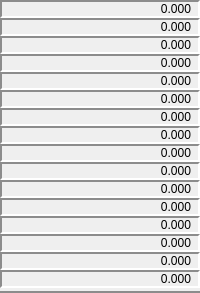
       <widget class="QWidget" name="widget_7" native="true">
        <property name="styleSheet">
         <string notr="true">border-left: 0px solid rgb(192,192,192);
border-bottom: 2px solid rgb(140,140,140);
border-top: 0px solid rgb(192,192,192);
border-right: 0px solid rgb(192,192,192);</string>
        </property>
        <layout class="QVBoxLayout" name="verticalLayout_3" stretch="1,1,1,1,1,1,1,1,1,1,1,1,1,1,1,1">
         <property name="spacing">
          <number>0</number>
         </property>
         <property name="leftMargin">
          <number>0</number>
         </property>
         <property name="topMargin">
          <number>0</number>
         </property>
         <property name="rightMargin">
          <number>0</number>
         </property>
         <property name="bottomMargin">
          <number>5</number>
         </property>
         <item>
          <widget class="QLabel" name="Lab_One_One">
           <property name="styleSheet">
            <string notr="true">border-left: 2px solid rgb(140,140,140);
border-bottom: 2px solid white;
border-top: 2px solid rgb(140,140,140);
border-right: 2px solid white;</string>
           </property>
           <property name="text">
            <string>0.000</string>
           </property>
           <property name="alignment">
            <set>Qt::AlignRight|Qt::AlignTrailing|Qt::AlignVCenter</set>
           </property>
           <property name="indent">
            <number>7</number>
           </property>
          </widget>
         </item>
         <item>
          <widget class="QLabel" name="Lab_Two_One">
           <property name="styleSheet">
            <string notr="true">border-left: 2px solid rgb(140,140,140);
border-bottom: 2px solid white;
border-top: 2px solid rgb(140,140,140);
border-right: 2px solid white;</string>
           </property>
           <property name="text">
            <string>0.000</string>
           </property>
           <property name="alignment">
            <set>Qt::AlignRight|Qt::AlignTrailing|Qt::AlignVCenter</set>
           </property>
           <property name="indent">
            <number>7</number>
           </property>
          </widget>
         </item>
         <item>
          <widget class="QLabel" name="Lab_Three_One">
           <property name="styleSheet">
            <string notr="true">border-left: 2px solid rgb(140,140,140);
border-bottom: 2px solid white;
border-top: 2px solid rgb(140,140,140);
border-right: 2px solid white;</string>
           </property>
           <property name="text">
            <string>0.000</string>
           </property>
           <property name="alignment">
            <set>Qt::AlignRight|Qt::AlignTrailing|Qt::AlignVCenter</set>
           </property>
           <property name="indent">
            <number>7</number>
           </property>
          </widget>
         </item>
         <item>
          <widget class="QLabel" name="Lab_Four_One">
           <property name="styleSheet">
            <string notr="true">border-left: 2px solid rgb(140,140,140);
border-bottom: 2px solid white;
border-top: 2px solid rgb(140,140,140);
border-right: 2px solid white;</string>
           </property>
           <property name="text">
            <string>0.000</string>
           </property>
           <property name="alignment">
            <set>Qt::AlignRight|Qt::AlignTrailing|Qt::AlignVCenter</set>
           </property>
           <property name="indent">
            <number>7</number>
           </property>
          </widget>
         </item>
         <item>
          <widget class="QLabel" name="Lab_Five_One">
           <property name="styleSheet">
            <string notr="true">border-left: 2px solid rgb(140,140,140);
border-bottom: 2px solid white;
border-top: 2px solid rgb(140,140,140);
border-right: 2px solid white;</string>
           </property>
           <property name="text">
            <string>0.000</string>
           </property>
           <property name="alignment">
            <set>Qt::AlignRight|Qt::AlignTrailing|Qt::AlignVCenter</set>
           </property>
           <property name="indent">
            <number>7</number>
           </property>
          </widget>
         </item>
         <item>
          <widget class="QLabel" name="Lab_Six_One">
           <property name="styleSheet">
            <string notr="true">border-left: 2px solid rgb(140,140,140);
border-bottom: 2px solid white;
border-top: 2px solid rgb(140,140,140);
border-right: 2px solid white;</string>
           </property>
           <property name="text">
            <string>0.000</string>
           </property>
           <property name="alignment">
            <set>Qt::AlignRight|Qt::AlignTrailing|Qt::AlignVCenter</set>
           </property>
           <property name="indent">
            <number>7</number>
           </property>
          </widget>
         </item>
         <item>
          <widget class="QLabel" name="Lab_Seven_One">
           <property name="styleSheet">
            <string notr="true">border-left: 2px solid rgb(140,140,140);
border-bottom: 2px solid white;
border-top: 2px solid rgb(140,140,140);
border-right: 2px solid white;</string>
           </property>
           <property name="text">
            <string>0.000</string>
           </property>
           <property name="alignment">
            <set>Qt::AlignRight|Qt::AlignTrailing|Qt::AlignVCenter</set>
           </property>
           <property name="indent">
            <number>7</number>
           </property>
          </widget>
         </item>
         <item>
          <widget class="QLabel" name="Lab_Eight_One">
           <property name="styleSheet">
            <string notr="true">border-left: 2px solid rgb(140,140,140);
border-bottom: 2px solid white;
border-top: 2px solid rgb(140,140,140);
border-right: 2px solid white;</string>
           </property>
           <property name="text">
            <string>0.000</string>
           </property>
           <property name="alignment">
            <set>Qt::AlignRight|Qt::AlignTrailing|Qt::AlignVCenter</set>
           </property>
           <property name="indent">
            <number>7</number>
           </property>
          </widget>
         </item>
         <item>
          <widget class="QLabel" name="Lab_Nine_One">
           <property name="styleSheet">
            <string notr="true">border-left: 2px solid rgb(140,140,140);
border-bottom: 2px solid white;
border-top: 2px solid rgb(140,140,140);
border-right: 2px solid white;</string>
           </property>
           <property name="text">
            <string>0.000</string>
           </property>
           <property name="alignment">
            <set>Qt::AlignRight|Qt::AlignTrailing|Qt::AlignVCenter</set>
           </property>
           <property name="indent">
            <number>7</number>
           </property>
          </widget>
         </item>
         <item>
          <widget class="QLabel" name="Lab_Ten_One">
           <property name="styleSheet">
            <string notr="true">border-left: 2px solid rgb(140,140,140);
border-bottom: 2px solid white;
border-top: 2px solid rgb(140,140,140);
border-right: 2px solid white;</string>
           </property>
           <property name="text">
            <string>0.000</string>
           </property>
           <property name="alignment">
            <set>Qt::AlignRight|Qt::AlignTrailing|Qt::AlignVCenter</set>
           </property>
           <property name="indent">
            <number>7</number>
           </property>
          </widget>
         </item>
         <item>
          <widget class="QLabel" name="Lab_Eleven_One">
           <property name="styleSheet">
            <string notr="true">border-left: 2px solid rgb(140,140,140);
border-bottom: 2px solid white;
border-top: 2px solid rgb(140,140,140);
border-right: 2px solid white;</string>
           </property>
           <property name="text">
            <string>0.000</string>
           </property>
           <property name="alignment">
            <set>Qt::AlignRight|Qt::AlignTrailing|Qt::AlignVCenter</set>
           </property>
           <property name="indent">
            <number>7</number>
           </property>
          </widget>
         </item>
         <item>
          <widget class="QLabel" name="Lab_Twelve_One">
           <property name="styleSheet">
            <string notr="true">border-left: 2px solid rgb(140,140,140);
border-bottom: 2px solid white;
border-top: 2px solid rgb(140,140,140);
border-right: 2px solid white;</string>
           </property>
           <property name="text">
            <string>0.000</string>
           </property>
           <property name="alignment">
            <set>Qt::AlignRight|Qt::AlignTrailing|Qt::AlignVCenter</set>
           </property>
           <property name="indent">
            <number>7</number>
           </property>
          </widget>
         </item>
         <item>
          <widget class="QLabel" name="Lab_Thirteen_One">
           <property name="styleSheet">
            <string notr="true">border-left: 2px solid rgb(140,140,140);
border-bottom: 2px solid white;
border-top: 2px solid rgb(140,140,140);
border-right: 2px solid white;</string>
           </property>
           <property name="text">
            <string>0.000</string>
           </property>
           <property name="alignment">
            <set>Qt::AlignRight|Qt::AlignTrailing|Qt::AlignVCenter</set>
           </property>
           <property name="indent">
            <number>7</number>
           </property>
          </widget>
         </item>
         <item>
          <widget class="QLabel" name="Lab_Fourteen_One">
           <property name="styleSheet">
            <string notr="true">border-left: 2px solid rgb(140,140,140);
border-bottom: 2px solid white;
border-top: 2px solid rgb(140,140,140);
border-right: 2px solid white;</string>
           </property>
           <property name="text">
            <string>0.000</string>
           </property>
           <property name="alignment">
            <set>Qt::AlignRight|Qt::AlignTrailing|Qt::AlignVCenter</set>
           </property>
           <property name="indent">
            <number>7</number>
           </property>
          </widget>
         </item>
         <item>
          <widget class="QLabel" name="Lab_Fifteen_One">
           <property name="styleSheet">
            <string notr="true">border-left: 2px solid rgb(140,140,140);
border-bottom: 2px solid white;
border-top: 2px solid rgb(140,140,140);
border-right: 2px solid white;</string>
           </property>
           <property name="text">
            <string>0.000</string>
           </property>
           <property name="alignment">
            <set>Qt::AlignRight|Qt::AlignTrailing|Qt::AlignVCenter</set>
           </property>
           <property name="indent">
            <number>7</number>
           </property>
          </widget>
         </item>
         <item>
          <widget class="QLabel" name="Lab_Sixteen_One">
           <property name="styleSheet">
            <string notr="true">border-left: 2px solid rgb(140,140,140);
border-bottom: 2px solid white;
border-top: 2px solid rgb(140,140,140);
border-right: 2px solid white;</string>
           </property>
           <property name="text">
            <string>0.000</string>
           </property>
           <property name="alignment">
            <set>Qt::AlignRight|Qt::AlignTrailing|Qt::AlignVCenter</set>
           </property>
           <property name="indent">
            <number>7</number>
           </property>
          </widget>
         </item>
        </layout>
       </widget>
